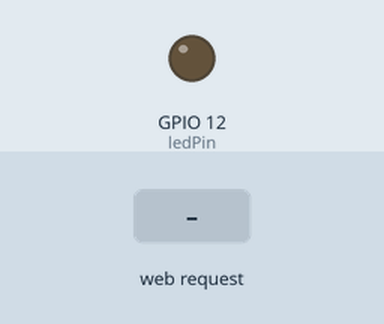
Recording of a sketch running on a simulated ESP32. Shown: output pins drawn as LEDs (lit = HIGH). The inputs (shaded band) are chosen by the test bench. WiFi joins after 1.5 s; servers stay silent unless stated; storage starts empty; what the sketch prints to the serial monitor is not drawn.

Above: at 2.7 s.
2.8 s: HTTP request GET /on received
At 3.4 s:
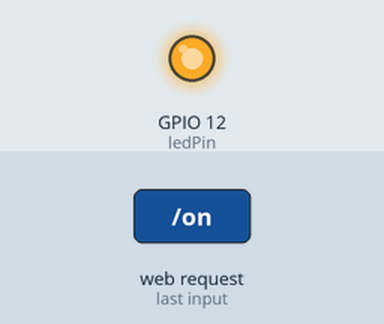
4.3 s: HTTP request GET /off received
At 5.8 s:
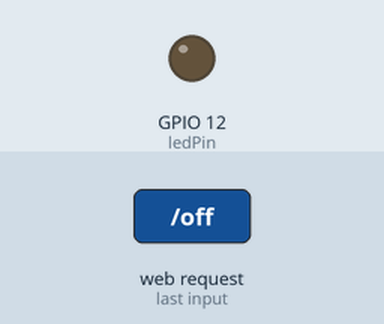
Timing chart, 0 to 7.3 s (numbered marks = the images above; inputs shaded):
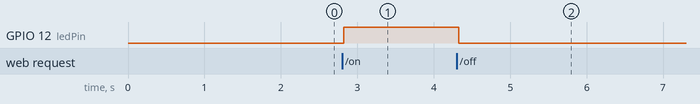

The sketch:

secondServerExample.ino
```cpp
#include <WiFi.h>
#include <ESPAsyncWebServer.h>
#include <SPIFFS.h>

int ledPin = 12;

String ledState;

const char* ssid = "fantastic_four";
const char* password = "cougarcub";
//create asyncwevserver object on port 80
AsyncWebServer server(80);

//replaces placeholder with led state value
String processor(const String& var) {
	Serial.println(var);
	if (var == "STATE") {
		if (digitalRead(ledPin)) {
			ledState = "ON";
		}
		else {
			ledState = "OFF";
		}
		Serial.print(ledState);
		return ledState;
	}
	return String();
}

void setup() {
	Serial.begin(115200);
	pinMode(ledPin, OUTPUT);

	//initialize SPIFFS
	if (!SPIFFS.begin(true)) {
		Serial.println("An error occured wile mounting SPIFFS");
		return;
	}

	//connect to wifi
	WiFi.begin(ssid, password);
	while (WiFi.status() != WL_CONNECTED) {
		delay(100);
		Serial.println("COnnecting to WiFI");
	}

	//display local IP
	Serial.println(WiFi.localIP());

	//route for root/web page
	server.on("/", HTTP_GET, [](AsyncWebServerRequest *request) {
		request->send(SPIFFS, "/index.html", String(), false, processor);
	});

	//route to load style.css file
	server.on("/style.css", HTTP_GET, [](AsyncWebServerRequest *request) {
		request->send(SPIFFS, "/style.css", "text/css");
	});

	//route to set gpio to high
	server.on("/on", HTTP_GET, [](AsyncWebServerRequest *request) {
		digitalWrite(ledPin, HIGH);
		request->send(SPIFFS, "/index.html", String(), false, processor);
	});

	//route to set gpio to low
	server.on("/off", HTTP_GET, [](AsyncWebServerRequest *request){
		digitalWrite(ledPin, LOW);
		request->send(SPIFFS, "/index.html", String(), false, processor);
	});

	//start server
	server.begin();
}

void loop() {

}
```

Measured:
- after the input at 2.8 s, GPIO 12 (ledPin): LOW → HIGH at once
- after the input at 4.3 s, GPIO 12 (ledPin): HIGH → LOW at once
